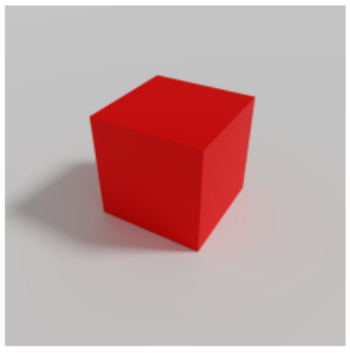
#> input picture image_processing/images/cube.jpg, 350 x 353 px, found by its file name
$ python 02equalizing_histogram.py
#> lines starting #> are read from the running program, lines starting #| are printed output that depends on the picture
import numpy as np
import matplotlib.pyplot as plt
from PIL import Image


img = Image.open("image_processing/images/cube.jpg").convert("L")
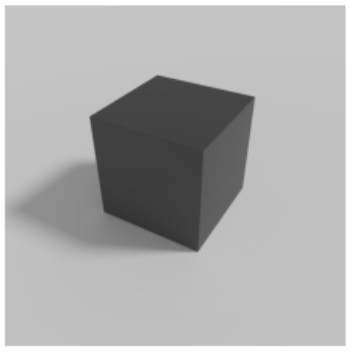
#> img: PIL image 350x353 L; min 48, max 255, mean 172.4
img1 = np.asarray(img)

plt.hist(img1.flatten())
plt.show()
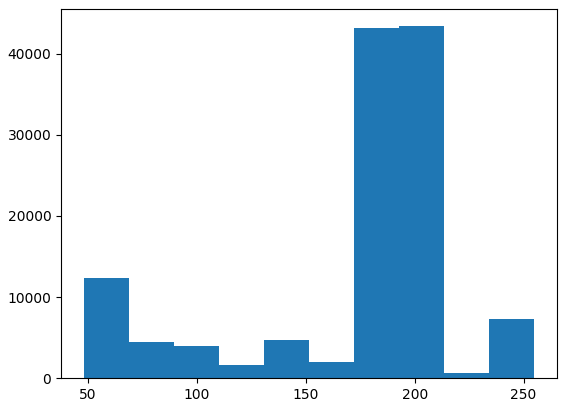
#> figure drawn by matplotlib, 1 panel; tallest bar 43377 high, from x = 192.9 to 213.6

fl = img1.flatten()
hist, bins = np.histogram(img1, 256, [0, 255])
#> hist = 256 values, max 20555 at index 192, min 0 at index 0, mean 482.6; bins = 257 values from 0 to 255

cdf = hist.cumsum()
#> cdf = 256 values from 0 to 123550
cdf_m = np.ma.masked_equal(cdf, 0)

num_cdf_m = (cdf_m - cdf_m.min()) * 255
den_cdf_m = cdf_m.max() - cdf_m.min()
#> den_cdf_m = 123549

cdf_m = num_cdf_m / den_cdf_m

cdf = np.ma.filled(cdf_m, 0).astype("uint8")
#> cdf = 256 values from 0 to 255

img2 = cdf[fl]

img3 = np.reshape(img2, img1.shape)
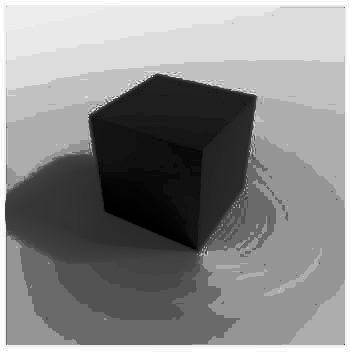
#> img3: shape (353, 350); min 0, max 255, mean 136.2

img4 = np.asarray(img3)

plt.hist(img4.flatten())
plt.show()
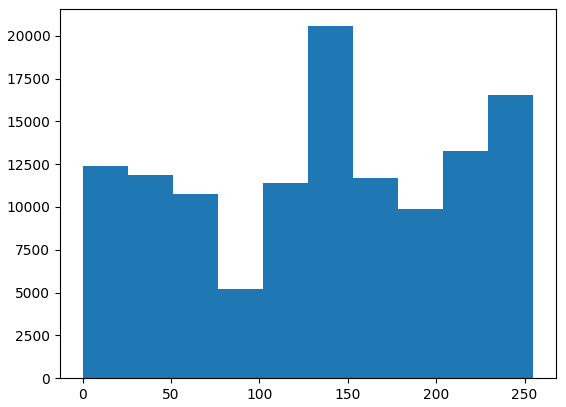
#> figure drawn by matplotlib, 1 panel; tallest bar 20555 high, from x = 127.5 to 153
